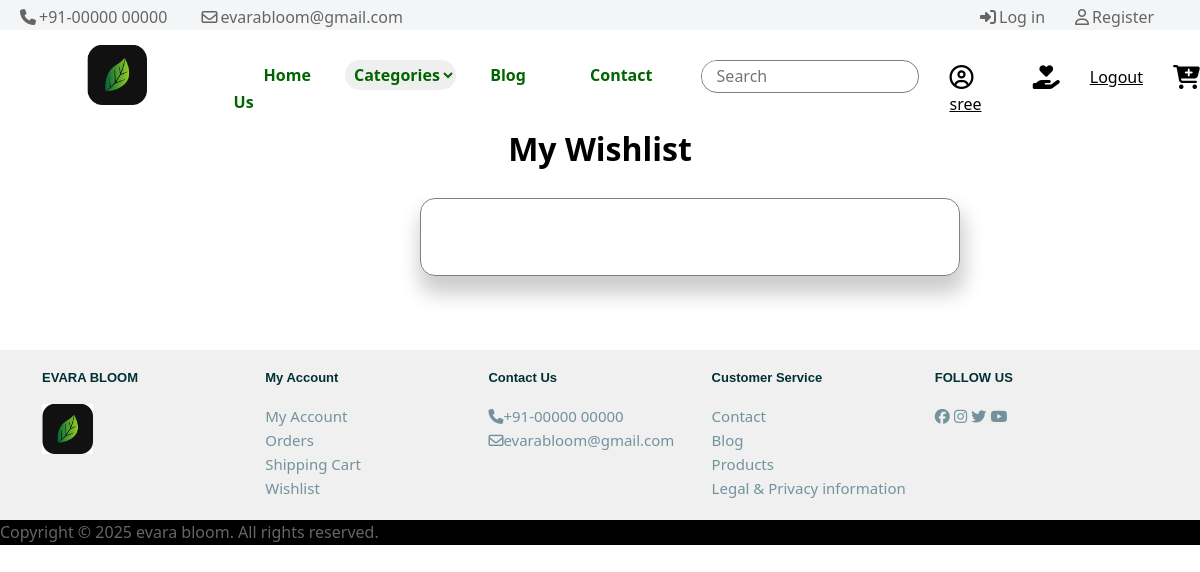
/wishlist/ (signed in), run on an earlier commit of the app's database.
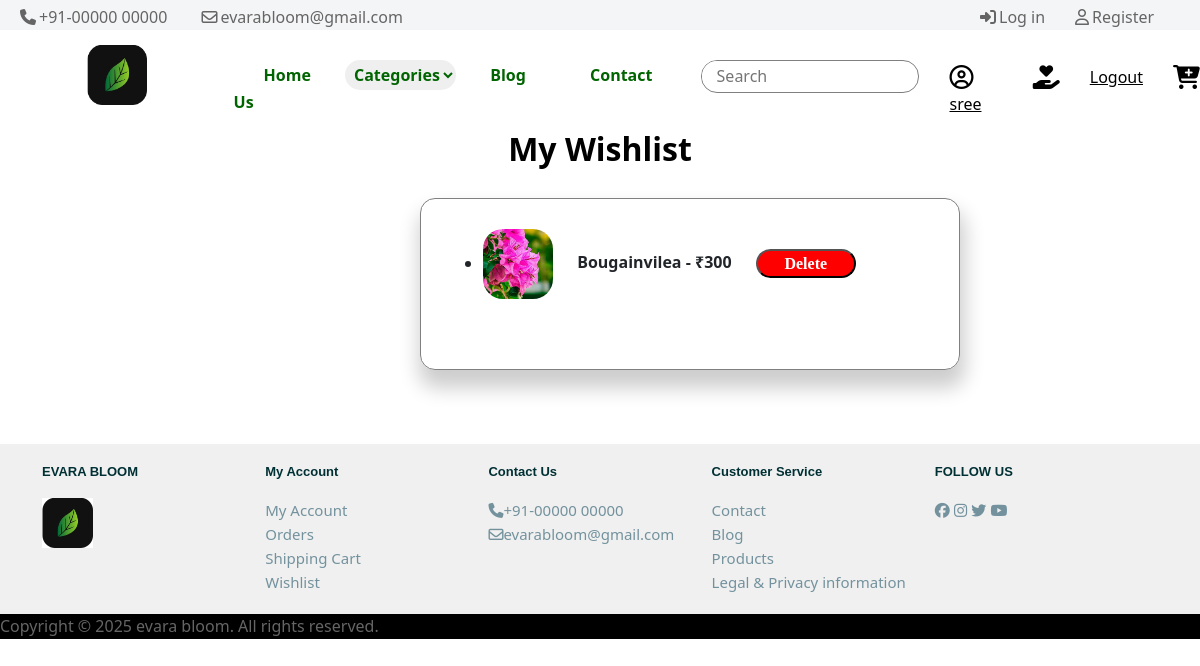
And on a later commit of the database.
### home/models.py (models this page shows, shortened)
class Wishlist(models.Model):
    us = models.ForeignKey(User, on_delete=models.CASCADE)
    product = models.ForeignKey(Product, on_delete=models.CASCADE)
    added_at = models.DateTimeField(auto_now_add=True)
    class Meta:
        unique_together = ('us', 'product')

class Product(models.Model):
    title = models.CharField(max_length=30)
    amount = models.IntegerField()
    details = models.CharField(max_length=2000)
    image = models.ImageField(upload_to='picture',null=True,blank=True)
    ctry = models.ForeignKey(Category,on_delete=models.CASCADE, null=True, blank=True)
    us = models.ForeignKey(User,on_delete=models.CASCADE, null=True, blank=True)

### home/views.py (the view)
# urls.py: path('wishlist/', wishlist_view, name='wishlist_page'),
@login_required
def wishlist_view(request):
    wishlist_items = Wishlist.objects.filter(us=request.user)
    return render(request, 'wishlist.html', {'wishlist_items': wishlist_items})

### home/templates/wishlist.html (shortened to what this page needs)
{% extends 'base.html' %}
{% load static %}
{% block css %}
<link rel="stylesheet" href="{% static 'css/wishlist.css' %}">
<link rel="stylesheet" href="https://cdnjs.cloudflare.com/ajax/libs/font-awesome/6.7.2/css/all.min.css" />
<link href="https://cdn.jsdelivr.net/npm/bootstrap@5.3.3/dist/css/bootstrap.min.css" rel="stylesheet">
{% endblock %}
{% block content %}
<h2 class="wish">My Wishlist</h2>
<div class="content">
<ul>
    {% for item in wishlist_items %}
        <li>
            <img src="{{ item.product.image.url }}" alt="{{ item.product.name }}" width="70" class="imm">
            <strong>{{ item.product.title }} - ₹{{ item.product.amount }}</strong>
            <button class="remov"><a href="{% url 'remove_from_wishlist' item.product.id %}">Delete</a></button>
        </li>
        <br>
    {% endfor %}
</ul>
</div>
<br>
{% endblock %}

What changed in the data, as far as the page shows it:
added Wishlist: product.image (picture), product "Bougainvilea", product.amount "300"
